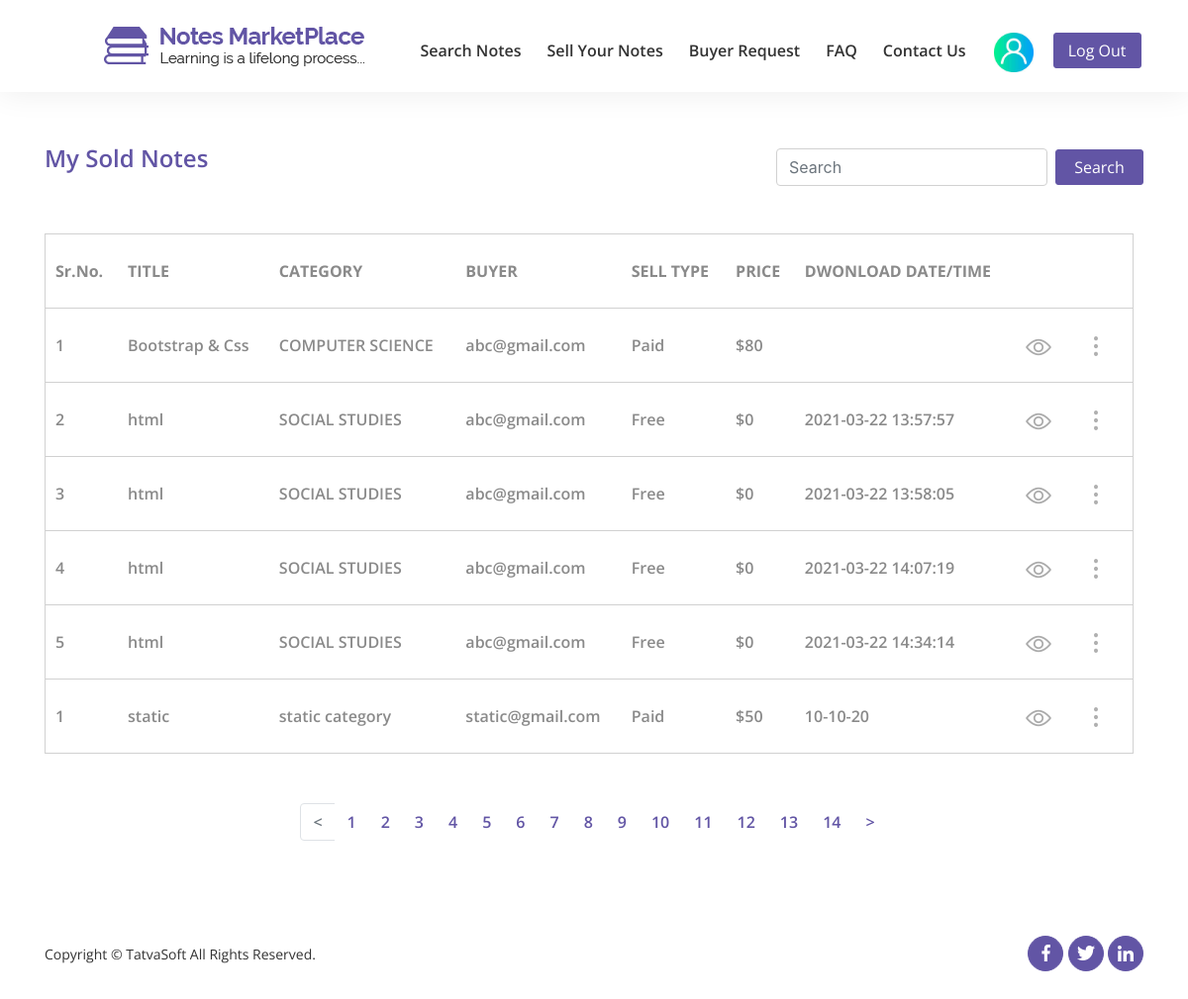
/notesmarketplace/my_sold_notes.php (signed in), run on the app's committed database.
### tables this page shows
CREATE TABLE `downloads` (
  `ID` int(11) NOT NULL,
  `NoteID` int(11) NOT NULL,
  `Seller` int(100) NOT NULL,
  `Downloader` int(11) NOT NULL,
  `IsSellerHasAllowedDownload` bit(1) NOT NULL,
  `AttachmentPath` varchar(255) DEFAULT NULL,
  `IsAttachmentDownloaded` bit(1) NOT NULL,
  `AttachmentDownloadedDate` datetime DEFAULT NULL,
  `IsPaid` bit(1) NOT NULL,
  `PurchasedPrice` decimal(10,0) DEFAULT NULL,
  `NoteTitle` varchar(100) NOT NULL,
  `NoteCategory` varchar(100) NOT NULL,
  `CreatedDate` datetime DEFAULT current_timestamp(),
  `CreatedBy` int(11) DEFAULT NULL,
  `ModifiedDate` datetime DEFAULT NULL,
  `ModifiedBy` int(11) DEFAULT NULL
);

CREATE TABLE `sellernotes` (
  `ID` int(11) NOT NULL,
  `SellerID` int(11) NOT NULL,
  `Status` varchar(15) DEFAULT NULL,
  `ActionedBy` int(11) DEFAULT NULL,
  `AdminRemarks` varchar(255) DEFAULT NULL,
  `PublishedDate` datetime DEFAULT NULL,
  `Title` varchar(100) NOT NULL,
  `Category` varchar(30) DEFAULT NULL,
  `DisplayPicture` varchar(500) DEFAULT NULL,
  `FilePath` varchar(100) NOT NULL,
  `NoteType` varchar(20) DEFAULT NULL,
  `NumberofPages` int(11) DEFAULT NULL,
  `Description` varchar(255) NOT NULL,
  `UniversityName` varchar(200) DEFAULT NULL,
  `Country` varchar(50) DEFAULT NULL,
  `Course` varchar(100) DEFAULT NULL,
  `CourseCode` varchar(100) DEFAULT NULL,
  `Professor` varchar(100) DEFAULT NULL,
  `IsPaid` varchar(10) NOT NULL,
  `SellingPrice` decimal(10,0) DEFAULT NULL,
  `NotesPreview` varchar(255) DEFAULT NULL,
  `CreatedDate` datetime DEFAULT current_timestamp(),
  `CreatedBy` int(11) DEFAULT NULL,
  `ModifiedDate` datetime DEFAULT NULL,
  `ModifiedBy` int(11) DEFAULT NULL,
  `IsActive` bit(1) NOT NULL DEFAULT b'1'
);

CREATE TABLE `users` (
  `ID` int(11) NOT NULL,
  `RoleID` int(11) NOT NULL,
  `FirstName` varchar(50) NOT NULL,
  `LastName` varchar(50) NOT NULL,
  `EmailID` varchar(100) NOT NULL,
  `Password` varchar(24) NOT NULL,
  `IsEmailVerified` bit(1) NOT NULL DEFAULT b'0',
  `CreatedDate` datetime DEFAULT current_timestamp(),
  `CreatedBy` int(11) DEFAULT NULL,
  `ModifiedDate` datetime DEFAULT NULL,
  `ModifiedBy` int(11) DEFAULT NULL,
  `IsActive` bit(1) DEFAULT b'1',
  `vkey` varchar(255) DEFAULT ''
);

### notesmarketplace/my_sold_notes.php (the view, shortened to what this page needs)
<?php
include"includes/database.php";
?>
<?php
if(!isset($_SESSION['user_id'])){
?>
<script>
    location.replace('login.php');
</script>
<?php
}else{
    $user_id = $_SESSION['user_id'];
}
?>
<!DOCTYPE html>
<html lang="en">
<head>
    <link rel="stylesheet" href="css/font-awesome/css/font-awesome.min.css">
    <link rel="stylesheet" href="admin/css/bootstrap/bootstrap.min.css">
    <link rel="stylesheet" href="css/requests_buyer.css">
    <link rel="stylesheet" href="admin/css/nav.css">
    <link rel="stylesheet" href="css/responsive1.css">
</head>
<body>
    <header>
        <div class="container">
            <nav class="navbar navbar-expand-lg navbar-light fixed-top">
                <div class="collapse navbar-collapse " id="navbarTogglerDemo01">
                    <div class="container">
                        <a class="navbar-brand float-left" href="#"><img src="img/logo.png" class="img-fluid"></a>
                         <ul class="navbar-nav mr-auto mt-2 mt-lg-0 ml-auto">
                            <li class="nav-item"><a class="nav-link" href="<?php if(isset($user_id)){ echo 'search_notes.php?user_id='.$user_id;}else {echo 'search_notes.php';}?>">Search Notes</a></li>
                            <li class="nav-item"><a class="nav-link" href="<?php echo"dashboard.php?user=".$user_id; ?>">Sell Your Notes</a></li>
                            <li class="nav-item"><a class="nav-link" href="buyer_requests.php">Buyer Request</a> </li>
                            <li class="nav-item"><a class="nav-link" href="FAQ.php">FAQ</a></li>
                            <li class="nav-item"><a class="nav-link" href="<?php if(isset($user_id)){ echo 'contact_us.php?user_id='.$user_id;}else {echo 'contact_us.php';}?>">Contact Us</a></li>
                            <li class="nav-item ">
                                <div class="dropdown show">
                                    <a class="" href="#" role="" id="dropdownMenuLink" data-toggle="dropdown" aria-haspopup="true" aria-expanded="false">
                                          <?php
                                       if(isset($profile)){
                                           ?>
                                        <img class="profile" src="<?php if(isset($profile)){ echo $profile; }?>" alt="">
                                        <?php
                                       }else{
                                          ?>
                                        <img class="profile" src="img/images/user-l.jpg" alt="">
                                        <?php } ?>
                                    </a>
                                </div>
                            </li>
                            <li class="nav-item"><a class="btn btn-primary" href="logout.php" role="button">Log Out</a></li>
                        </ul>
                    </div>
                </div>
            </nav>
        </div>
    </header>
    <section id="buyer-requests">
        <div class="content-box-lg">
            <div class="container">
                <div class="table-title row">
                    <div class="col-6">
                        <p>My Sold Notes</p>
                    </div>
                     <div class="col-6">
                        <form class="form-inline" method="post" action="">
                            <input type="text" class="form-control mb-2 mr-sm-2" id="inlineFormInputName2" placeholder="Search" name="search" required>
                            <button type="submit" class="btn btn-primary mb-2" name="submit">Search</button>
                        </form>
                    </div>
                    </div>
                </div>
                <div class="table-responsive container">
                    <table class="progres">
                        <tr>
                            <th>Sr.No.</th>
                            <th>TITLE</th>
                            <th>CATEGORY</th>
                            <th>BUYER</th>
                            <th>SELL TYPE</th>
                            <th>PRICE</th>
                            <th>DWONLOAD DATE/TIME</th>
                            <th></th>
                            <th></th>
                        </tr>
                        <?php
                    if(isset($_GET['page'])){
                    $page = $_GET['page'];
                    $page =mysqli_real_escape_string($connection,$page);
                    $page = htmlentities($page);
                    }
                    else{
                        $page = 1;
                    }
                    $num_per_page = 5;
                    $start_from = ($page-1) * $num_per_page;
                         if(isset($_POST['submit'])){
                            $search = $_POST['search'];
                             $query = "SELECT d.*, s.Title, s.Category, s.IsPaid, s.SellingPrice FROM downloads AS d JOIN sellernotes AS s ON d.NoteID = s.ID  WHERE d.Seller = $user_id AND s.Title LIKE '{$search}%'";
                        }else{
                     $query = "SELECT d.*, s.Title, s.Category, s.IsPaid, s.SellingPrice FROM downloads AS d JOIN sellernotes AS s ON d.NoteID = s.ID  WHERE d.Seller = $user_id ";
                         }
                    $buyer_requests = mysqli_query($connection,$query);
                        $total_records = mysqli_num_rows($buyer_requests);
                         $total_pages = ceil($total_records / $num_per_page);
                        $i=1;
                        $k=  $num_per_page + $start_from;
                        $srno = 1;
                        while($row = mysqli_fetch_assoc($buyer_requests)){
                                if($row['IsPaid'] == 'no'){
                                    $selltype = "Free";
                                }else{
                                    $selltype = "Paid";
                                }
                                $seller = $row['Seller'];
                                $seller_details = "SELECT u.* , p.* FROM userprofile AS p JOIN users AS u WHERE UserID = $seller";
                                $seller_details_query = mysqli_query($connection,$seller_details);
                                if(!$seller_details_query){
                                    die(mysqli_error($connection));
                                }else{
                                    $seller_info = mysqli_fetch_assoc($seller_details_query);
                                    $email = $seller_info['EmailID'];
                                }
                                 if($start_from<$i){
                    ?>
                        <tr>
                            <td>
                                <?php echo $srno++;?>
                            </td>
                            <td><?php echo $row['Title']; ?></td>
                            <td><?php echo $row['Category']; ?></td>
                            <td><?php echo $email; ?></td>
                            <td><?php echo $selltype; ?></td>
                            <td>$<?php if($selltype == 'Paid'){ echo $row['SellingPrice'];} else{ echo '0';} ?></td>
                            <td><?php echo $row['AttachmentDownloadedDate']; ?></td>
                            <td><a href="<?php echo 'note_details.php?note_id='.$row['NoteID']; ?>"><img src="img/images/eye.png"></a></td>
                            <td>
                                <div class="dropdown">
                                    <a class="" data-toggle="dropdown">
                                        <div class="dots">
                                            <img src="img/images/dots.png">
                                        </div>
                                    </a>
                                </div>
                            </td>
                        <?php
                            }
                                $i++;
                                if($i>$k){
                                    break;
                                }
                                 }
                        ?>
                        <tr>
                            <td>1</td>
                            <td>static</td>
                            <td>static category</td>
                            <td>static@gmail.com</td>
                            <td>Paid</td>
                            <td>$50</td>
                            <td>10-10-20</td>
                            <td><img src="img/images/eye.png"></td>
                            <td>
                                <div class="dropdown">
                                    <a class="" data-toggle="dropdown">
                                        <div class="dots">
                                            <img src="img/images/dots.png">
                                        </div>
                                    </a>
                                </div>
                            </td>
                        </tr>
                    </table>
                </div>
                <nav aria-label="Page navigation example" id="pagination">
                    <ul class="pagination d-flex justify-content-center">
                        <li class="page-item  <?php if($page == 1){ echo 'disabled'; }?>">
                            <a class="page-link" href="my_sold_notes.php?page=<?php echo $page-1; ?>" aria-label="Previous">
                                <span aria-hidden="true">&#60;</span>
                            </a>
                        </li>
                        <?php
                            for($i=1;$i<=$total_pages;$i++){
                        ?>
                        <li class="page-item">
                            <a class="page-link <?php if($page == $i) { echo 'active'; }?>" href="my_sold_notes.php?page=<?php echo $i ; ?>"><?php echo $i ;?></a>
                        </li>
                        <?php
                            }
                        ?>
                        <li class="page-item <?php if($page == $total_pages){ echo 'disabled'; }?>">
                            <a class="page-link" href="my_sold_notes.php?page=<?php echo $page-1; ?>" aria-label="Next">
                                <span aria-hidden="true">&#62;</span>
                            </a>
                        </li>
                    </ul>
                </nav>
            </div>
    </section>
    <footer>
        <div class="container">
            <div class="row">
                <div class="col-md-6 col-sm-8 foot-text text-left">
                    <p>Copyright &copy; TatvaSoft All Rights Reserved.</p>
                </div>
                <div class="col-md-6 col-sm-4 foot-icon col-sm-4 text-right">
                    <ul class="social-list">
                        <li>
                            <a href="#">
                                <img src="img/images/facebook.png" alt="facebook-image">
                            </a>
                        </li>
                        <li>
                            <a href="#">
                                <img src="img/images/twitter.png" alt="twitter-image">
                            </a>
                        </li>
                        <li>
                            <a href="#">
                                <img src="img/images/linkedin.png" alt="linkedin-image">
                            </a>
                        </li>
                    </ul>
                </div>
            </div>
        </div>
    </footer>
</body>
</html>

### notesmarketplace/css/requests_buyer.css (style rules this page uses)
.form-inline { float: right; }
.form-control { border: 1px solid #d1d1d1; }
.profile { padding: 0px 10px; }
.content-box-lg { padding: 50px 0; }
.collapse { padding: 10px 0; }
.nav-item { padding-top: 13px; padding-right: 5px; padding-left: 5px; }
.navbar-light .navbar-nav .nav-link { color: #333333; font-family: "Open Sans"; font-size: 16px; font-weight: 600; line-height: 20px; }
.navbar { padding: 10px 0 10px 0; background-color: white; padding-left: 90px; box-shadow: 0px 0px 30px 0px rgba(0, 0, 0, 0.08); }
a { color: #333333; font-family: "Open Sans"; font-size: 16px; font-weight: 600; line-height: 20px; }
.dots img { padding:0 20px; }
.btn-primary { color: #fff; background-color: #6255a5; border-color: #6255a5; width: 89px; border-radius: 3px; font-family: "Open Sans"; font-size: 16px; line-height: 22px; }
#buyer-requests { margin-top: 100px; }
.progres { margin-top: 40px; border: 1px solid #d1d1d1; width: 1100px; }
.progres tr { border: 1px solid #d1d1d1; height: 75px; font-family: "Open Sans"; font-weight: 600; font-size: 16px; color: #8a8a8a; }
.progres th, td { padding: 5px 10px; }
.table-title p { position: absolute; font-family: "Open Sans"; font-weight: 600; font-size: 24px; color: #6255a5; line-height: 20px; }
.pagination > li > a, .pagination > li > span { border: 1px solid white; color: #6255a5; }

### notesmarketplace/admin/css/nav.css (style rules this page uses)
.profile { padding: 0px 10px; }
.content-box-lg { padding: 50px 0; }
.collapse { padding: 10px 0; }
.nav-item { padding-right: 5px; padding-left: 5px; }
.navbar-light .navbar-nav .nav-link { color: #333333; font-family: "Open Sans"; font-size: 16px; font-weight: 600; line-height: 20px; }
.nav-item img { height: 40px; width: 60px; }
.navbar { padding: 10px 0 10px 0; background-color: white; padding-left: 90px; box-shadow: 0px 0px 30px 0px rgba(0, 0, 0, 0.08); }
a { color: #333333; font-family: "Open Sans"; font-size: 16px; font-weight: 600; line-height: 20px; }
.dots img { padding:0 20px; }

### notesmarketplace/my_sold_notes.php (style rules this page uses)
#pagination { margin-top: 50px; }
.foot-text p { margin: 40px 0; font-family: 'Open Sans', sans-serif; font-size: 14px; font-weight: 400; line-height: 18px; color: #333333; }
.social-list { margin: 30px 0; }
ul.social-list { padding: 0; }
ul.social-list li { display: inline-block; padding: 0; }
ul.social-list li a { text-align: center; background-color: #6255a5; border: 1px solid #6255a5; width: 36px; height: 36px; display: inline-block; line-height: 30px; color: white; border-radius: 50%; -webkit-border-radius: 50%; -moz-border-radius: 50%; -ms-border-radius: 50%; -o-border-radius: 50%; transition: all 400ms linear; -webkit-transition: all 400ms linear; -moz-transition: all 400ms linear; -ms-transition: all 400ms linear; -o-transition: all 400ms linear; }

### data on the page
downloads: NoteID.Title "Bootstrap & Css", NoteID.Category "COMPUTER SCIENCE", users.EmailID "abc@gmail.com", NoteID.IsPaid "Paid", NoteID.SellingPrice "80"
downloads: NoteID.Title "html", NoteID.Category "SOCIAL STUDIES", users.EmailID "abc@gmail.com", NoteID.IsPaid "Free", shows "0", AttachmentDownloadedDate "2021-03-22 13:57:57"
downloads: NoteID.Title "html", NoteID.Category "SOCIAL STUDIES", users.EmailID "abc@gmail.com", NoteID.IsPaid "Free", shows "0", AttachmentDownloadedDate "2021-03-22 13:58:05"
downloads: NoteID.Title "html", NoteID.Category "SOCIAL STUDIES", users.EmailID "abc@gmail.com", NoteID.IsPaid "Free", shows "0", AttachmentDownloadedDate "2021-03-22 14:07:19"
downloads: NoteID.Title "html", NoteID.Category "SOCIAL STUDIES", users.EmailID "abc@gmail.com", NoteID.IsPaid "Free", shows "0", AttachmentDownloadedDate "2021-03-22 14:34:14"
